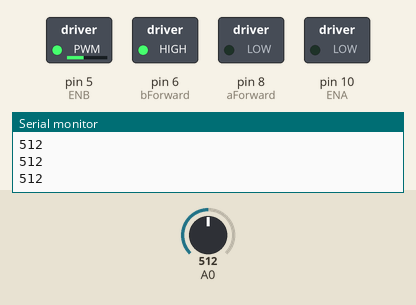
Recording of a sketch running on a simulated Arduino Uno, built with avr-gcc and run on an emulated ATmega328P. Shown: switched loads named in the sketch (green lamp = pin HIGH), the last lines printed to the serial monitor. The test bench sets the inputs (shaded band); at power-on: A0 = 512.

Above: at 1.2 s.
1.3 s: A0 set to 28
2.8 s: A0 set to 23
At 3.8 s:
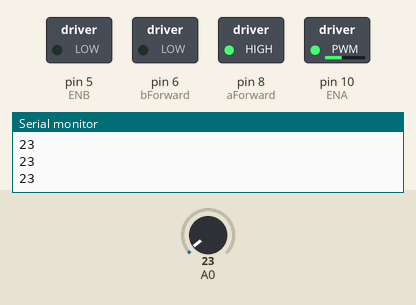
Timing chart, 0 to 5.8 s (numbered marks = the images above; inputs shaded):
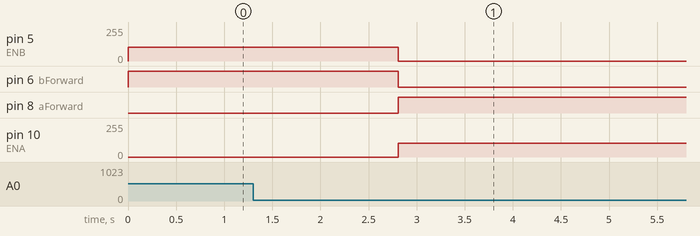

The sketch:

lineFollower.ino
```cpp
int ENA = 10;// Left Wheel
int ENB = 5;// Right Wheel
int aForward = 8;
int bForward = 6;
int carSpeed = 105;
void left(){
  analogWrite(ENA,LOW);
  analogWrite(ENB,carSpeed);
  digitalWrite(aForward,LOW);
  digitalWrite(bForward,HIGH);
}

void right(){
  analogWrite(ENA,carSpeed);
  analogWrite(ENB,LOW);
  digitalWrite(aForward,HIGH);
  digitalWrite(bForward,LOW);
}
void forward(){
  analogWrite(ENA,carSpeed);
  analogWrite(ENB,carSpeed);
  digitalWrite(aForward,HIGH);
  digitalWrite(bForward,HIGH);
}
void stopCar(){
  digitalWrite(ENA,LOW);
  digitalWrite(ENB,LOW);
}
void setup(){
  pinMode(ENA,OUTPUT);
  pinMode(ENB,OUTPUT);
  pinMode(aForward,OUTPUT);
  pinMode(bForward,OUTPUT);

  Serial.begin(9600);

  stopCar();

}


void loop(){
  int Light = analogRead(A0);
  int carSpeed = 105;
  Serial.println(Light);

  while(Light>35){
    Light =analogRead(A0);
    left();

    Serial.println(Light);
  }
  while(Light<26){
    Light = analogRead(A0);
    right();

    Serial.println(Light);
  }


}
```

Measured:
- the behaviour switches between 26 and 25 on A0 (found by bisection; images 0 and 1)
- after the input at 2.8 s, pin 5 (ENB): 105/255 → 0/255 at once; pin 6 (bForward): HIGH → LOW at once; pin 8 (aForward): LOW → HIGH at once; pin 10 (ENA): 0/255 → 105/255 at once
